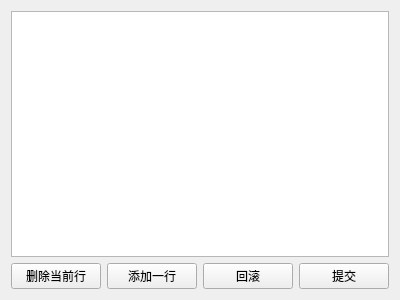
<?xml version="1.0" encoding="UTF-8"?>
<ui version="4.0">
 <class>UserManage</class>
 <widget class="QWidget" name="UserManage">
  <property name="geometry">
   <rect>
    <x>0</x>
    <y>0</y>
    <width>400</width>
    <height>300</height>
   </rect>
  </property>
  <property name="windowTitle">
   <string>Form</string>
  </property>
  <layout class="QVBoxLayout" name="verticalLayout">
   <item>
    <widget class="QTableView" name="tableView"/>
   </item>
   <item>
    <layout class="QHBoxLayout" name="horizontalLayout">
     <item>
      <widget class="QPushButton" name="pushButton_2">
       <property name="text">
        <string>删除当前行</string>
       </property>
      </widget>
     </item>
     <item>
      <widget class="QPushButton" name="btn_addrow">
       <property name="text">
        <string>添加一行</string>
       </property>
      </widget>
     </item>
     <item>
      <widget class="QPushButton" name="btn_rollback">
       <property name="text">
        <string>回滚</string>
       </property>
      </widget>
     </item>
     <item>
      <widget class="QPushButton" name="btn_commit">
       <property name="text">
        <string>提交</string>
       </property>
      </widget>
     </item>
    </layout>
   </item>
  </layout>
 </widget>
 <resources/>
 <connections/>
</ui>
